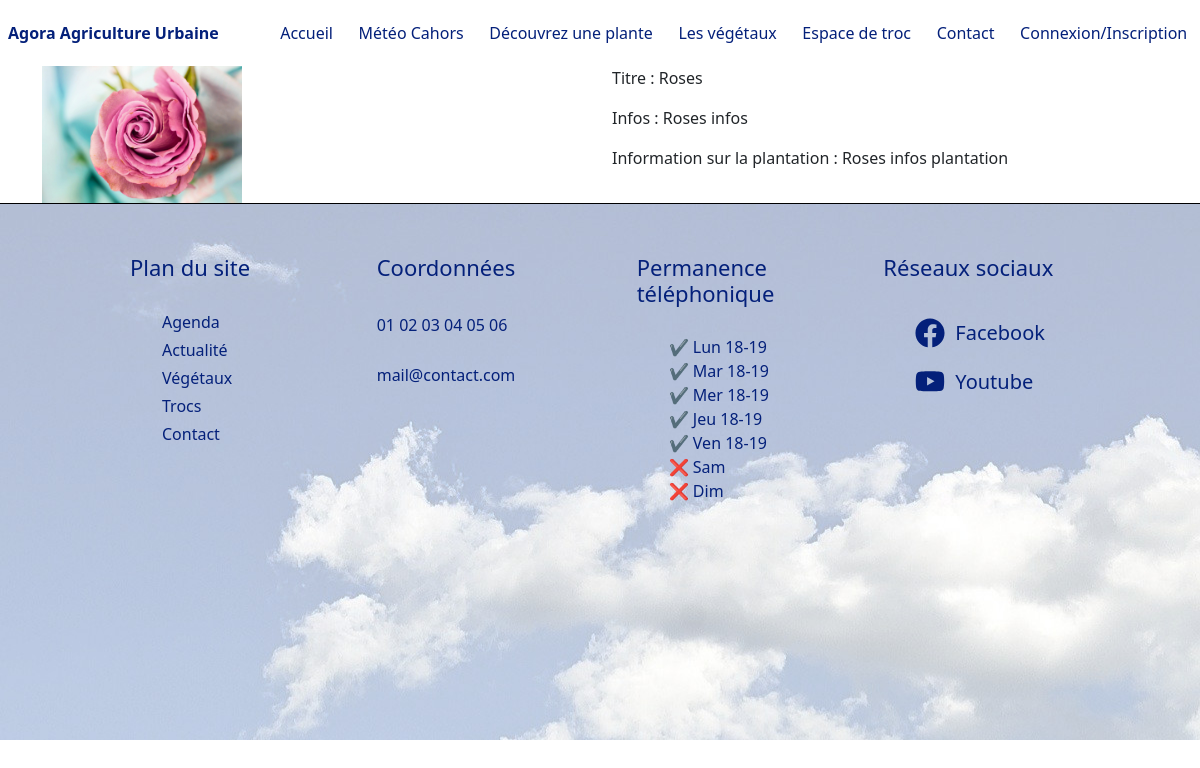
/vegetaux/p/3, run on the app's committed database.
### tables this page shows
CREATE TABLE `vegetaux` (
  `idVegetal` int(11) NOT NULL,
  `nomVegetal` varchar(50) NOT NULL,
  `infosVegetal` text NOT NULL,
  `imageVegetal` varchar(100) NOT NULL,
  `plantationVegetal` text NOT NULL,
  `idUtilisateur` int(11) DEFAULT NULL,
  `idFamilleVegetal` int(11) DEFAULT NULL
);

### controllers/planteController.controller.php (called while the page is built, shortened)
<?php
require_once "models/planteManager.class.php";
class PlanteController{
    private $planteManager;
    public function __construct(){
        $this->planteManager = new PlantManager;
        $this->planteManager->chargementPlantes();
    }
    public function afficherPlante($id){
        $plant = $this->planteManager->getPlantById($id);
        require "views/afficherPlante.view.php";
    }
}

### models/planteManager.class.php (called while the page is built, shortened)
<?php
require_once "connexion_bdd.class.php";
require_once "plante.class.php";
class PlantManager extends Model{
    private $plants;
    public function ajoutPlante($plant){
        $this->plants[] = $plant;
    }
    public function chargementPlantes(){
        $req = $this->getBdd()->prepare("SELECT * FROM vegetaux ORDER BY nomVegetal");
        $req->execute();
        $lesVegetaux = $req->fetchAll(PDO::FETCH_ASSOC);
    }
    public function getPlantById($id){
        for($i=0; $i < count($this->plants);$i++){
            if($this->plants[$i]->getIdVegetal() == $id){
                return $this->plants[$i];
            }
        }
        throw new Exception("La plante n'existe pas");
    }
}

### models/plante.class.php (called while the page is built, shortened)
<?php
class Vegetal
    {
        private $idVegetal;
        private $nomVegetal;
        private $infosVegetal;
        private $plantationVegetal;
        private $imageVegetal;
        public function __construct($idVegetal, $nomVegetal, $infosVegetal, $plantationVegetal, $imageVegetal, $idFamilleVegetal)
        {
            $this->idVegetal = $idVegetal;
            $this->nomVegetal = $nomVegetal;
            $this->infosVegetal = $infosVegetal;
            $this->plantationVegetal = $plantationVegetal;
            $this->imageVegetal = $imageVegetal;
        }
        public function getIdVegetal(){return $this->idVegetal;}
        public function getNomVegetal(){return $this->nomVegetal;}
        public function getInfosVegetal(){return $this->infosVegetal;}
        public function getPlantationVegetal(){return $this->plantationVegetal;}
        public function getImageVegetal(){return $this->imageVegetal;}
    }

### models/connexion_bdd.class.php (called while the page is built, shortened)
<?php
abstract class Model{
    private static $pdo;
    private static function setBdd(){
        self::$pdo = new PDO("mysql:host=localhost;dbname=agoraagricultureurbaine;charset=utf8","root","");
        self::$pdo->setAttribute(PDO::ATTR_ERRMODE,PDO::ERRMODE_WARNING);
    }
    protected function getBdd(){
        return self::$pdo;
    }
}

### views/afficherPlante.view.php (the view, shortened to what this page needs)
<link href="https://cdn.jsdelivr.net/npm/bootstrap@5.0.0-beta3/dist/css/bootstrap.min.css" rel="stylesheet">
<div class="row">
    <div class="col-6">
        <img src="<?= URL ?>public/images/plants/<?= $plant->getImageVegetal(); ?>" width="200px;">
    </div>
    <div class="col-6">
        <p>Titre : <?= $plant->getNomVegetal(); ?></p>
        <p>Infos : <?= $plant->getInfosVegetal(); ?></p>
        <p>Information sur la plantation : <?= $plant->getPlantationVegetal(); ?></p>
    </div>
</div>
<?php
require "template.php";
?>

### public/css/common.css (style rules this page uses)
body { font-family: Roboto, Helvetica, sans-serif; margin: 0; padding: 0; }

### data on the page
vegetaux: imageVegetal (picture), nomVegetal "Roses", infosVegetal "Roses infos", plantationVegetal "Roses infos plantation"
